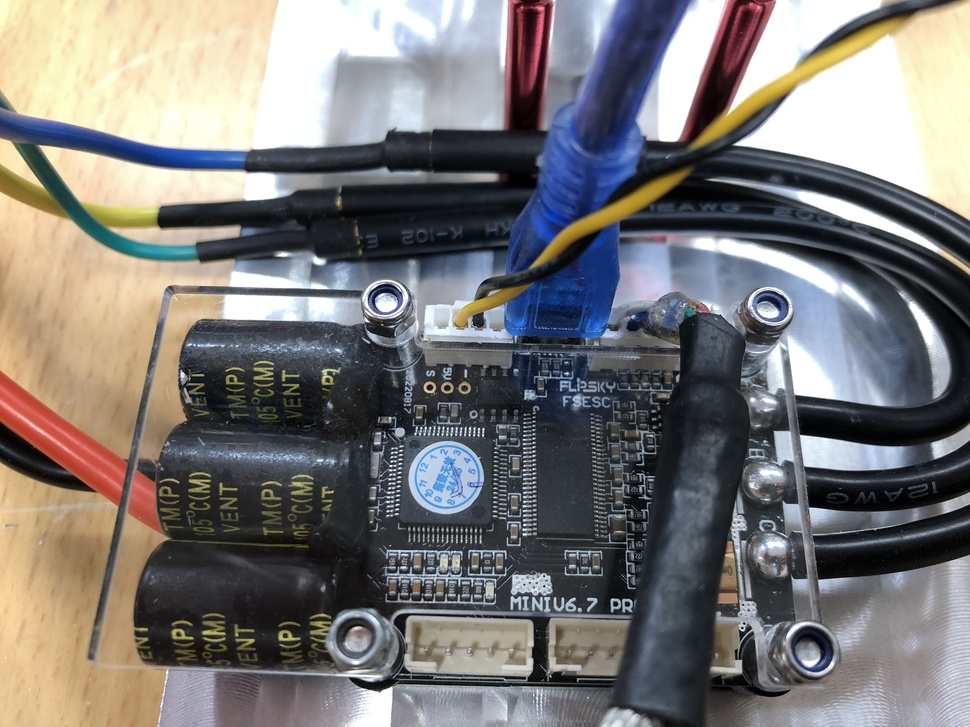
#> input picture vesc/photo/Can_setting01.JPEG, 970 x 727 px, shrunk from 2048 x 1536 before the run, given in place of the camera
$ python test_color.py
#> lines starting #> are read from the running program, lines starting #| are printed output that depends on the picture; after the words box and inside, x2 and y2 are one past the last pixel; in counts of white or black regions, pixels touching at a corner belong together
import cv2
import numpy as np


def nil(self):
    pass


cap = cv2.VideoCapture(0, cv2.CAP_DSHOW)

cv2.namedWindow('TrackBar')
cv2.createTrackbar('HueLow', 'TrackBar', 0, 255, nil)
cv2.createTrackbar('HueHigh', 'TrackBar', 0, 255, nil)
cv2.createTrackbar('SatLow', 'TrackBar', 0, 255, nil)
cv2.createTrackbar('SatHigh', 'TrackBar', 0, 255, nil)
cv2.createTrackbar('ValLow', 'TrackBar', 0, 255, nil)
cv2.createTrackbar('ValHigh', 'TrackBar', 0, 255, nil)

while True:
    success, inputImage = cap.read()
#> inputImage is the input picture: shape (727, 970, 3); mean B, G, R 119.4, 120.7, 123.2
    # inputImage = cv2.cvtColor(inputImage, cv2.COLOR_RGB2HSV)

    YHueL = cv2.getTrackbarPos('HueLow', 'TrackBar')
    YHueH = cv2.getTrackbarPos('HueHigh', 'TrackBar')
    YSatL = cv2.getTrackbarPos('SatLow', 'TrackBar')
    YSatH = cv2.getTrackbarPos('SatHigh', 'TrackBar')
    YValL = cv2.getTrackbarPos('ValLow', 'TrackBar')
    YValH = cv2.getTrackbarPos('ValHigh', 'TrackBar')

    Ylow_b = np.uint8([YHueL, YSatL, YValL])
    Yhigh_b = np.uint8([YHueH, YSatH, YValH])

    Ymask = cv2.inRange(inputImage, Yhigh_b, Ylow_b)
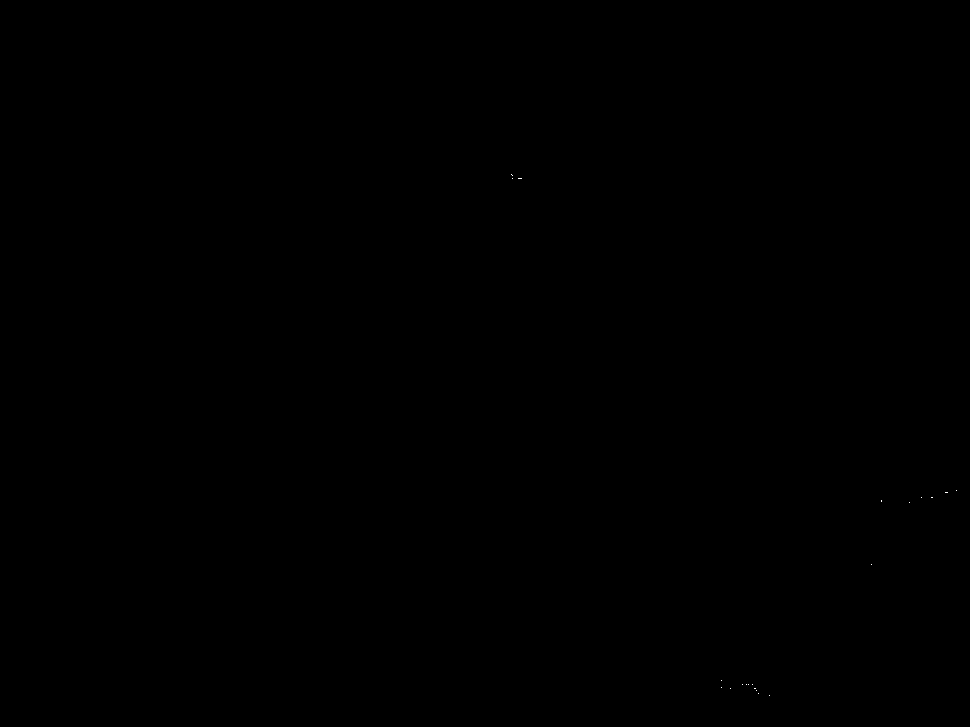
#> Ymask: shape (727, 970); 0% white in thin lines or dots, all inside (x1, y1, x2, y2) = (511, 174, 957, 696)

    Ycontours, Yhierarchy = cv2.findContours(Ymask, 1, cv2.CHAIN_APPROX_NONE)
#> Ycontours = 21 contours, all with area under 20; Yhierarchy = 21 rows, first 6: [1, -1, -1, -1], [2, 0, -1, -1], [3, 1, -1, -1], [4, 2, -1, -1], [5, 3, -1, -1], [6, 4, -1, -1]

    if len(Ycontours) > 0:
        c = max(Ycontours, key=cv2.contourArea)
#> c = [[769, 695]]
        M = cv2.moments(c)
#> M = moments, m00 0

        Area = cv2.contourArea(c)
#> Area = 0

        print(Area)
#| 0.0

    cv2.drawContours(inputImage, Ycontours, -1, (0, 255, 0), 1)
#> inputImage: shape (727, 970, 3); under 0.01% of pixels changed, all inside (x1, y1, x2, y2) = (511, 174, 957, 696)
    cv2.imshow('image', inputImage)
    cv2.imshow('Mask', Ymask)

    if cv2.waitKey(1) & 0xff == 27:
#> (key Esc is pressed here)
        break
